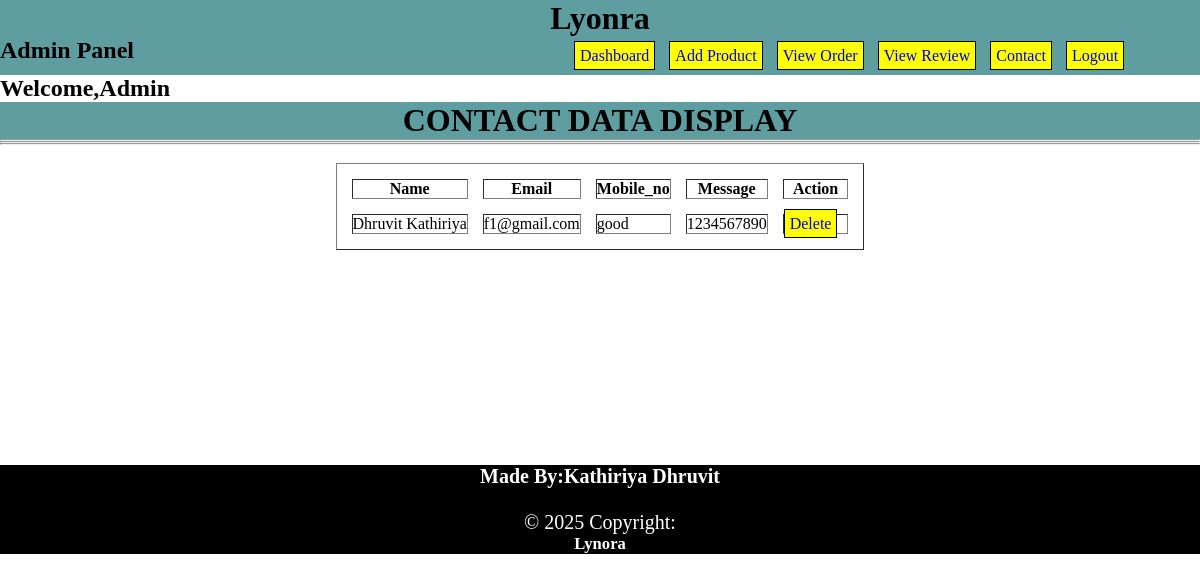
The page /admin/contact.php (signed in) on the database its author committed.
### tables this page shows
CREATE TABLE `contact` (
  `p_id` int(30) NOT NULL,
  `Name` varchar(30) NOT NULL,
  `Email` varchar(30) NOT NULL,
  `Message` varchar(30) NOT NULL,
  `Mobile_no` varchar(10) NOT NULL
);

### admin/contact.php (the view, shortened to what this page needs)
<?php
if (isset($_SESSION['Name']) && isset($_SESSION['Password'])){
	include 'AdminHeader.php';
	include '../conn.php';
?>
		<h1>CONTACT DATA DISPLAY</h1><HR><hr><hr><br>
	<center><table border="1" cellspacing="15" cellpadding="15">
		<tr>
			<th>Name</th>
			<th>Email</th>
			<th>Mobile_no</th>
			<th>Message</th>
			<th>Action</th>
		</tr>
	<?php
	$query=mysqli_query($con,"select * from contact");
	while($r=mysqli_fetch_assoc($query))
		{?>
			<td><?php echo$r['Name'];?></td>
			<td><?php echo $r['Email'];?></td>
			<td><?php echo  $r['Message'];?></td>
			<td><?php echo  $r['Mobile_no'];?></td>
			<td>
			<a href="delc.php?p_id=<?= $r['p_id']; ?>" onclick="return confirm('Are you sure you want to delete this record?')">Delete</a>
			</td>
			<?php }?>
	</center>
	<div style="color:white; text-align:center;background:black; font-size:20px;margin-top:215px;">
 <h4>Made By:Kathiriya Dhruvit</h4><br>
            © 2025 Copyright: <h5>Lynora</h5>
</div>
<?php
}
else
{
	header("Location:login.php");
}
?>

### admin/AdminHeader.php (style rules this page uses)
* { margin: 0; padding: 0; box-sizing: border-box; }
h1 { background-color: cadetblue; text-align: center; }
a { text-decoration: none; border: 1px solid black; background-color: yellow; text-align: center; margin-right: 10px; padding: 5px; }

### rows shown on the page
contact: Name "Dhruvit Kathiriya", Email "f1@gmail.com", Message "good", Mobile_no "1234567890"
